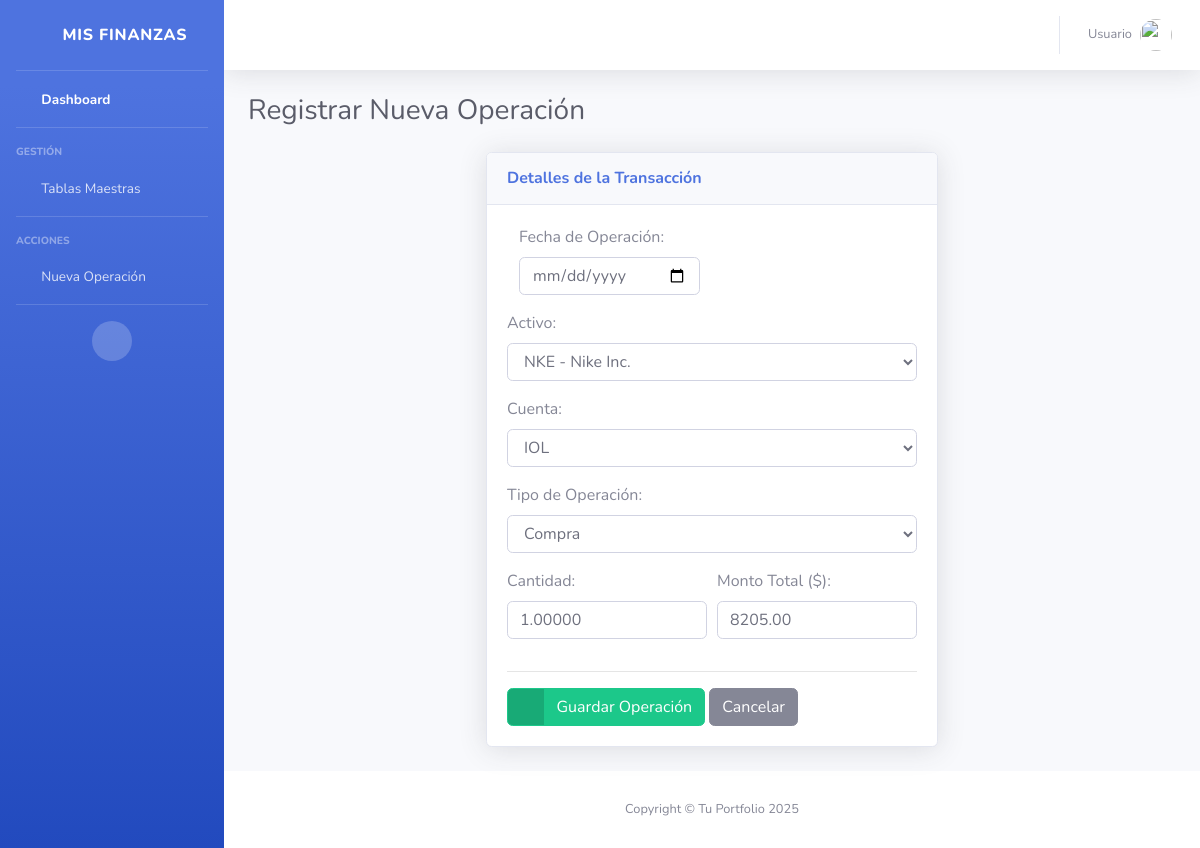
/transacciones/editar/8/, run on the app's committed database.
### inversiones/models.py (models this page shows, shortened)
class Transaccion(models.Model):
    TIPO_CHOICES = [('COMPRA', 'Compra'), ('VENTA', 'Venta')]
    activo = models.ForeignKey(Activo, on_delete=models.CASCADE)
    cuenta = models.ForeignKey(Cuenta, on_delete=models.SET_NULL, null=True)
    tipo = models.CharField(max_length=6, choices=TIPO_CHOICES)
    cantidad = models.DecimalField(max_digits=10, decimal_places=5)
    precio = models.DecimalField(max_digits=10, decimal_places=2)
    fecha = models.DateField(default=timezone.now)

### inversiones/views.py (the view)
# urls.py: path('transacciones/editar/<int:pk>/', TransaccionUpdateView.as_view(), name='editar_operacion'),
class TransaccionUpdateView(UpdateView):
    model = Transaccion
    form_class = TransaccionForm
    template_name = 'inversiones/nueva_operacion.html'
    success_url = reverse_lazy('home')

### inversiones/forms.py
class TransaccionForm(forms.ModelForm):
    class Meta:
        model = Transaccion
        fields = ['activo', 'cuenta', 'tipo', 'cantidad', 'precio', 'fecha']
        widgets = {
            'activo': forms.Select(attrs={'class': 'form-control'}),
            'cuenta': forms.Select(attrs={'class': 'form-control'}),
            'tipo': forms.Select(attrs={'class': 'form-control'}),
            'cantidad': forms.NumberInput(attrs={'class': 'form-control', 'step': 'any'}),
            'precio': forms.NumberInput(attrs={'class': 'form-control', 'step': 'any'}),
            'fecha': forms.DateInput(attrs={'class': 'form-control', 'type': 'date'}),
        }

### inversiones/models.py (called while the page is built)
    def __str__(self):
        return self.nombre

    def __str__(self):
        return f"{self.simbolo} - {self.nombre}"

### inversiones/templates/inversiones/nueva_operacion.html (shortened to what this page needs)
{% extends 'inversiones/index.html' %} {% load static %}
{% block content %}
<div class="container-fluid">
    <h1 class="h3 mb-4 text-gray-800">Registrar Nueva Operación</h1>
    <div class="row justify-content-center">
        <div class="col-lg-6">
            <div class="card shadow mb-4">
                <div class="card-header py-3">
                    <h6 class="m-0 font-weight-bold text-primary">Detalles de la Transacción</h6>
                </div>
                <div class="card-body">
                    <form method="post">
                        <div class="form-group col-md-6">
                            <label>Fecha de Operación:</label>
                            {{ form.fecha }}
                        </div>
                        <div class="form-group">
                            <label>Activo:</label>
                            {{ form.activo }}
                        </div>
                        <div class="form-group">
                            <label>Cuenta:</label>
                            {{ form.cuenta }}
                        </div>
                        <div class="form-group">
                            <label>Tipo de Operación:</label>
                            {{ form.tipo }}
                        </div>
                        <div class="form-row">
                            <div class="form-group col-md-6">
                                <label>Cantidad:</label>
                                {{ form.cantidad }}
                            </div>
                            <div class="form-group col-md-6">
                                <label>Monto Total ($):</label>
                                {{ form.precio }}
                            </div>
                        </div>
                        <hr>
                        <button type="submit" class="btn btn-success btn-icon-split">
                            <span class="icon text-white-50">
                                <i class="fas fa-check"></i>
                            </span>
                            <span class="text">Guardar Operación</span>
                        </button>
                        <a href="{% url 'home' %}" class="btn btn-secondary btn-icon-split">
                            <span class="text">Cancelar</span>
                        </a>
                    </form>
                </div>
            </div>
        </div>
    </div>
</div>
{% endblock %}

### data on the page
Transaccion: activo "NKE - Nike Inc.", cuenta "IOL", tipo "Compra", cantidad "1.00000", precio "8205.00"
